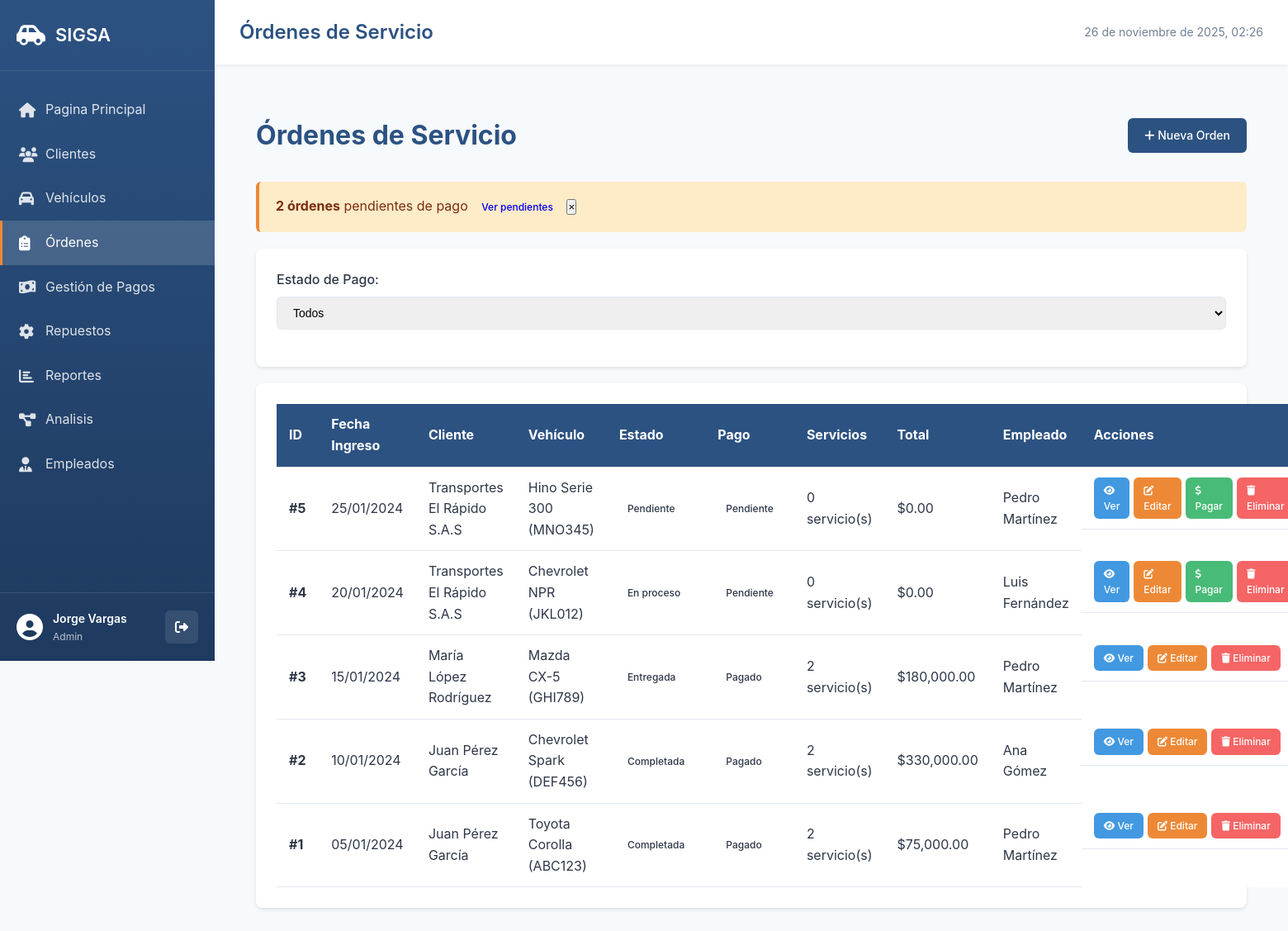
/pages/ordenes/index.php (signed in), run on the app's committed database.
### tables this page shows
CREATE TABLE OrdenesServicio (
    id_orden INT AUTO_INCREMENT PRIMARY KEY,
    id_vehiculo INT NOT NULL,
    id_empleado INT NOT NULL,
    fecha_ingreso DATETIME DEFAULT CURRENT_TIMESTAMP,
    fecha_entrega DATETIME NULL,
    estado ENUM('pendiente', 'en_proceso', 'completada', 'entregada', 'cancelada') DEFAULT 'pendiente',
    costo_mano_obra DECIMAL(10, 2) DEFAULT 0.00,
    diagnostico_inicial TEXT,
    observaciones TEXT,
    kilometraje_ingreso INT,
    FOREIGN KEY (id_vehiculo) REFERENCES Vehiculos(id_vehiculo),
    FOREIGN KEY (id_empleado) REFERENCES Empleados(id_empleado),
    INDEX idx_estado (estado),
    INDEX idx_fecha_ingreso (fecha_ingreso),
    INDEX idx_vehiculo (id_vehiculo)
);

CREATE TABLE Clientes (
    id_cliente INT AUTO_INCREMENT PRIMARY KEY,
    nombre VARCHAR(200) NOT NULL,
    documento VARCHAR(20) NOT NULL UNIQUE,
    telefono VARCHAR(20),
    correo VARCHAR(100),
    tipo_cliente ENUM('natural', 'empresa') DEFAULT 'natural',
    direccion TEXT,
    fecha_registro TIMESTAMP DEFAULT CURRENT_TIMESTAMP,
    estado ENUM('activo', 'inactivo') DEFAULT 'activo',
    INDEX idx_documento (documento),
    INDEX idx_nombre (nombre)
);

CREATE TABLE Vehiculos (
    id_vehiculo INT AUTO_INCREMENT PRIMARY KEY,
    id_cliente INT NOT NULL,
    marca VARCHAR(50) NOT NULL,
    modelo VARCHAR(50) NOT NULL,
    placa VARCHAR(10) NOT NULL UNIQUE,
    año INT NOT NULL,
    color VARCHAR(30),
    tipo_vehiculo ENUM('auto', 'camioneta', 'moto', 'camion') DEFAULT 'auto',
    kilometraje INT DEFAULT 0,
    fecha_registro TIMESTAMP DEFAULT CURRENT_TIMESTAMP,
    FOREIGN KEY (id_cliente) REFERENCES Clientes(id_cliente) ON DELETE CASCADE,
    INDEX idx_placa (placa),
    INDEX idx_cliente (id_cliente)
);

CREATE TABLE Empleados (
    id_empleado INT AUTO_INCREMENT PRIMARY KEY,
    nombre VARCHAR(200) NOT NULL,
    documento VARCHAR(20) NOT NULL UNIQUE,
    cargo ENUM('mecanico', 'electricista', 'pintor', 'gerente', 'asesor') NOT NULL,
    salario DECIMAL(10, 2) NOT NULL,
    fecha_contratacion DATE NOT NULL,
    telefono VARCHAR(20),
    correo VARCHAR(100),
    estado ENUM('activo', 'inactivo') DEFAULT 'activo',
    INDEX idx_cargo (cargo),
    INDEX idx_estado (estado)
);

CREATE TABLE Pagos (
    id_pago INT AUTO_INCREMENT PRIMARY KEY,
    id_orden INT NOT NULL,
    monto_total DECIMAL(10, 2) NOT NULL,
    metodo_pago ENUM('efectivo', 'tarjeta', 'transferencia') NOT NULL,
    fecha_pago DATETIME DEFAULT CURRENT_TIMESTAMP,
    referencia VARCHAR(100),
    comprobante VARCHAR(100),
    estado ENUM('pendiente', 'pagado', 'parcial') DEFAULT 'pendiente',
    FOREIGN KEY (id_orden) REFERENCES OrdenesServicio(id_orden),
    INDEX idx_orden (id_orden),
    INDEX idx_fecha (fecha_pago),
    INDEX idx_metodo (metodo_pago)
);

### pages/ordenes/index.php (the view, shortened to what this page needs)
<?php
$db = getDB();
$sql = "
    SELECT
        o.*,
        c.nombre as cliente_nombre,
        v.placa,
        v.marca,
        v.modelo,
        e.nombre as empleado_nombre,
        p.id_pago,
        p.estado as estado_pago,
        COUNT(sr.id_servicio) as total_servicios,
        COALESCE(SUM(sr.precio), 0) as total_servicios_precio
    FROM OrdenesServicio o
    INNER JOIN Vehiculos v ON o.id_vehiculo = v.id_vehiculo
    INNER JOIN Clientes c ON v.id_cliente = c.id_cliente
    LEFT JOIN Empleados e ON o.id_empleado = e.id_empleado
    LEFT JOIN ServiciosRealizados sr ON o.id_orden = sr.id_orden
    LEFT JOIN Pagos p ON o.id_orden = p.id_orden
";
$sql .= " GROUP BY o.id_orden ORDER BY o.fecha_ingreso DESC";
$stmt = $db->query($sql);
$ordenes = $stmt->fetchAll();
$stmt_pendientes = $db->query("
    SELECT COUNT(*) as total
    FROM OrdenesServicio o
    LEFT JOIN Pagos p ON o.id_orden = p.id_orden
    WHERE p.id_pago IS NULL
");
$total_pendientes = $stmt_pendientes->fetch()['total'];
function getEstadoClass($estado) {
    switch ($estado) {
        case 'pendiente': return 'badge-warning';
        case 'en_proceso': return 'badge-info';
        case 'completada': return 'badge-success';
        case 'entregada': return 'badge-primary';
    }
}
function getEstadoPagoClass($id_pago) {
    return $id_pago ? 'badge-success' : 'badge-warning';
}
function getEstadoPagoTexto($id_pago) {
    return $id_pago ? 'Pagado' : 'Pendiente';
}
include __DIR__ . '/../../includes/header.php';
?>
<div class="container">
    <div class="page-header">
        <h1>Órdenes de Servicio</h1>
        <a href="create.php" class="btn btn-primary">
            <i class="fas fa-plus"></i> Nueva Orden
        </a>
    </div>
    <?php if ($total_pendientes > 0): ?>
    <div class="alert alert-warning alert-dismissible fade show" role="alert">
        <strong><?= $total_pendientes ?> órdenes</strong> pendientes de pago
        <a href="?filtro_pago=pendientes" class="btn btn-sm btn-outline-warning ml-2">Ver pendientes</a>
        <button type="button" class="close" data-dismiss="alert" aria-label="Close">
            <span aria-hidden="true">&times;</span>
        </button>
    </div>
    <?php endif; ?>
    <div class="card mb-4">
        <div class="card-body">
            <form method="GET" class="form-inline">
                <div class="form-group mr-3">
                    <label for="filtro_pago" class="mr-2">Estado de Pago:</label>
                    <select name="filtro_pago" id="filtro_pago" class="form-control" onchange="this.form.submit()">
                        <option value="">Todos</option>
                    </select>
                </div>
            </form>
        </div>
    </div>
    <div class="card">
        <div class="card-body">
            <div class="table-responsive">
                <table class="table">
                    <thead>
                        <tr>
                            <th>ID</th>
                            <th>Fecha Ingreso</th>
                            <th>Cliente</th>
                            <th>Vehículo</th>
                            <th>Estado</th>
                            <th>Pago</th>
                            <th>Servicios</th>
                            <th>Total</th>
                            <th>Empleado</th>
                            <th>Acciones</th>
                        </tr>
                    </thead>
                    <tbody>
                        <?php foreach ($ordenes as $orden): ?>
                        <tr class="<?= !$orden['id_pago'] ? 'table-warning' : '' ?>">
                            <td><strong>#<?= $orden['id_orden'] ?></strong></td>
                            <td><?= date('d/m/Y', strtotime($orden['fecha_ingreso'])) ?></td>
                            <td><?= htmlspecialchars($orden['cliente_nombre']) ?></td>
                            <td><?= htmlspecialchars($orden['marca'] . ' ' . $orden['modelo'] . ' (' . $orden['placa'] . ')') ?></td>
                            <td>
                                <span class="badge badge-<?= getEstadoClass($orden['estado']) ?>">
                                    <?= ucfirst(str_replace('_', ' ', $orden['estado'])) ?>
                                </span>
                            </td>
                            <td>
                                <span class="badge badge-<?= getEstadoPagoClass($orden['id_pago']) ?>">
                                    <?= getEstadoPagoTexto($orden['id_pago']) ?>
                                </span>
                            </td>
                            <td>
                                <?= $orden['total_servicios'] ?> servicio(s)
                            </td>
                            <td>$<?= number_format($orden['total_servicios_precio'], 2) ?></td>
                            <td><?= htmlspecialchars($orden['empleado_nombre'] ?? 'No asignado') ?></td>
                            <td class="actions">
                                <a href="view.php?id=<?= $orden['id_orden'] ?>" class="btn btn-sm btn-info">
                                    <i class="fas fa-eye"></i> Ver
                                </a>
                                <a href="edit.php?id=<?= $orden['id_orden'] ?>" class="btn btn-sm btn-warning">
                                    <i class="fas fa-edit"></i> Editar
                                </a>
                                <?php if (!$orden['id_pago']): ?>
                                <a href="../pagos/create.php?orden_id=<?= $orden['id_orden'] ?>" class="btn btn-sm btn-success">
                                    <i class="fas fa-dollar-sign"></i> Pagar
                                </a>
                                <?php endif; ?>
                                <a href="delete.php?id=<?= $orden['id_orden'] ?>" class="btn btn-sm btn-danger"
                                   onclick="return confirm('¿Está seguro de eliminar esta orden?')">
                                    <i class="fas fa-trash"></i> Eliminar
                                </a>
                            </td>
                        </tr>
                        <?php endforeach; ?>
                    </tbody>
                </table>
            </div>
        </div>
    </div>
</div>
<?php include __DIR__ . '/../../includes/footer.php'; ?>

### assets/css/style.css (style rules this page uses)
* { margin: 0; padding: 0; box-sizing: border-box; }
:root { --primary-color: #2c5282; --secondary-color: #4a90b5; --success-color: #48bb78; --danger-color: #f56565; --warning-color: #ed8936; --info-color: #4299e1; --dark-color: #2d3748; --light-color: #f7fafc; --border-color: #e2e8f0; --text-color: #2d3748; --text-secondary: #718096; }
body { font-family: -apple-system, BlinkMacSystemFont, 'Segoe UI', 'Roboto', 'Oxygen', 'Ubuntu', sans-serif; background-color: #f7fafc; color: var(--text-color); line-height: 1.6; }
.container { max-width: 1400px; margin: 0 auto; padding: 30px 20px; }
.page-header { display: flex; justify-content: space-between; align-items: center; margin-bottom: 30px; }
.page-header h1 { color: var(--primary-color); font-size: 32px; }
.card { background: white; border-radius: 8px; box-shadow: 0 2px 4px rgba(0,0,0,0.1); margin-bottom: 20px; }
.card-body { padding: 25px; }
.btn { padding: 10px 20px; border: none; border-radius: 6px; font-size: 14px; font-weight: 500; cursor: pointer; text-decoration: none; display: inline-block; transition: all 0.3s; }
.btn-primary { background-color: var(--primary-color); color: white; }
.btn-success { background-color: var(--success-color); color: white; }
.btn-danger { background-color: var(--danger-color); color: white; }
.btn-warning { background-color: var(--warning-color); color: white; }
.btn-info { background-color: var(--info-color); color: white; }
.btn-sm { padding: 6px 12px; font-size: 12px; }
.form-group { margin-bottom: 20px; }
.form-group label { display: block; margin-bottom: 8px; color: var(--text-color); font-weight: 500; }
.form-group input, .form-group select, .form-group textarea { width: 100%; padding: 10px 15px; border: 1px solid var(--border-color); border-radius: 6px; font-size: 14px; transition: border-color 0.3s; }
.table { width: 100%; border-collapse: collapse; background: white; }
.table thead { background-color: var(--primary-color); color: white; }
.table th, .table td { padding: 12px 15px; text-align: left; border-bottom: 1px solid var(--border-color); }
.table .actions { display: flex; gap: 5px; }
.badge { padding: 4px 10px; border-radius: 12px; font-size: 12px; font-weight: 500; display: inline-block; }
.alert { padding: 15px 20px; border-radius: 6px; margin-bottom: 20px; }
.alert-warning { background-color: #feebc8; color: #7c2d12; border-left: 4px solid var(--warning-color); }

### data on the page
ordenesservicio: id_orden "5", fecha_ingreso "25/01/2024", clientes.nombre "Transportes El Rápido S.A.S", id_vehiculo.placa "Hino Serie 300 (MNO345)", estado "Pendiente", id_pago "Pendiente", total_servicios "0", total_servicios_precio "0.00", id_empleado.nombre "Pedro Martínez"
ordenesservicio: id_orden "4", fecha_ingreso "20/01/2024", clientes.nombre "Transportes El Rápido S.A.S", id_vehiculo.placa "Chevrolet NPR (JKL012)", estado "En proceso", id_pago "Pendiente", total_servicios "0", total_servicios_precio "0.00", id_empleado.nombre "Luis Fernández"
ordenesservicio: id_orden "3", fecha_ingreso "15/01/2024", clientes.nombre "María López Rodríguez", id_vehiculo.placa "Mazda CX-5 (GHI789)", estado "Entregada", pagos.id_pago "Pagado", total_servicios "2", total_servicios_precio "180,000.00", id_empleado.nombre "Pedro Martínez"
ordenesservicio: id_orden "2", fecha_ingreso "10/01/2024", clientes.nombre "Juan Pérez García", id_vehiculo.placa "Chevrolet Spark (DEF456)", estado "Completada", pagos.id_pago "Pagado", total_servicios "2", total_servicios_precio "330,000.00", id_empleado.nombre "Ana Gómez"
ordenesservicio: id_orden "1", fecha_ingreso "05/01/2024", clientes.nombre "Juan Pérez García", id_vehiculo.placa "Toyota Corolla (ABC123)", estado "Completada", pagos.id_pago "Pagado", total_servicios "2", total_servicios_precio "75,000.00", id_empleado.nombre "Pedro Martínez"

### other printed values
$currentUser['nombre'] "Jorge Vargas"
$currentUser['rol'] "Admin"
$pageTitle "Órdenes de Servicio"
$total_pendientes "2"
